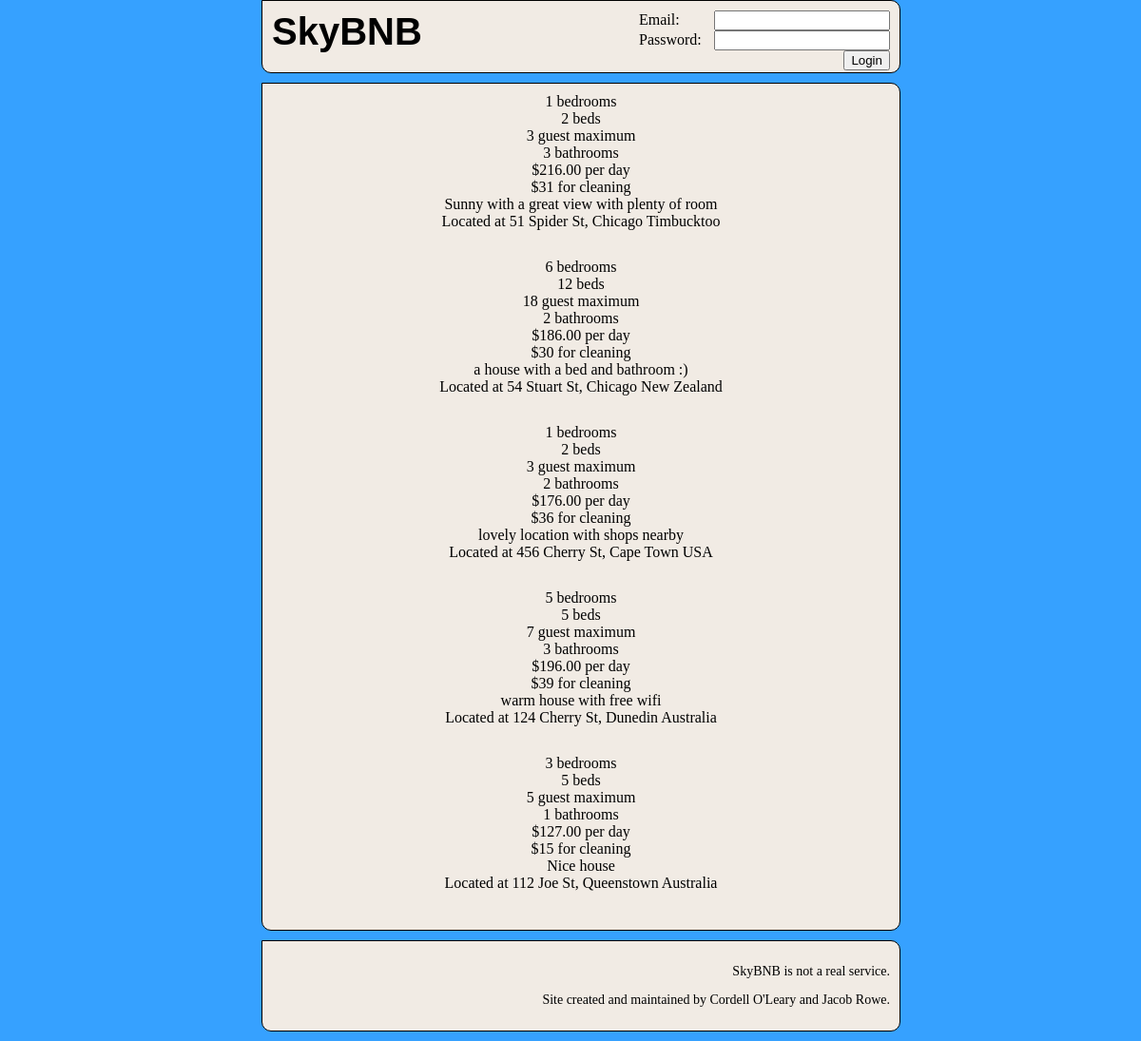
Screenshot of /webserver_files/www/home.php with the database file from the repository.
### tables this page shows
CREATE TABLE Houses (

  house_id int(255) AUTO_INCREMENT,

  bedrooms int(255) not null,
  
  beds int(255) not null,
  
  guest_limit int(255) not null,
  
  bathrooms int(255) not null,
  
  price_per_day decimal(65,2) not null,
  
  cleaning_fee int(255) not null,
  
  description varchar(600) not null,
  
  city varchar(100) not null,
  
  country varchar(100) not null,
  
  address varchar(150) not null,
  
  approved bool not null,

  PRIMARY KEY (house_id)

);

### webserver_files/www/home.php (the view, shortened to what this page needs)
<?php
$servername = "192.168.12.42";
$username = "adminprivilege";
$password = "password1239";
$dbname = "skybnb";
$conn = new mysqli($servername, $username, $password, $dbname);
include("header.php");
?>
    <main>
        <?php
        $sql = "SELECT * FROM Houses where(approved='false')";
        $result = $conn->query($sql);
        $obj = $result->fetch_object();
        while($obj != ""){
            echo "<ul class='house'>";
            echo "<li> $obj->bedrooms bedrooms</li>";
            echo "<li>$obj->beds beds</li>";
            echo "<li>$obj->guest_limit guest maximum</li>";
            echo "<li>$obj->bathrooms bathrooms</li>";
            echo "<li>$$obj->price_per_day per day</li>";
            echo "<li>$$obj->cleaning_fee for cleaning</li>";
            echo "<li>$obj->description</li>";
            echo "<li>Located at $obj->address, $obj->city $obj->country</li>";
            echo "</ul>";
            $obj = $result->fetch_object();
        }
        ?>
    </main>
<?php
include("footer.php");
?>

### webserver_files/www/style.css (style rules this page uses)
body { background-color: #36a1ff; width: 650px; margin: 0 auto; }
header, main, footer { padding: 10px; margin: 0 0 10px 0; border: 1px solid; border-radius: 0 10px 10px 10px; background-color: #f1EBE4; color: inherit; width: inherit; }
.house { list-style:none; margin:0 0 30px 0; padding:0; text-align: center; }

### rows the page displays
houses: bedrooms "1", beds "2", guest_limit "3", bathrooms "3", price_per_day "216.00", cleaning_fee "31", description "Sunny with a great view with plenty of room", address "51 Spider St", city "Chicago", country "Timbucktoo"
houses: bedrooms "6", beds "12", guest_limit "18", bathrooms "2", price_per_day "186.00", cleaning_fee "30", description "a house with a bed and bathroom :)", address "54 Stuart St", city "Chicago", country "New Zealand"
houses: bedrooms "1", beds "2", guest_limit "3", bathrooms "2", price_per_day "176.00", cleaning_fee "36", description "lovely location with shops nearby", address "456 Cherry St", city "Cape Town", country "USA"
houses: bedrooms "5", beds "5", guest_limit "7", bathrooms "3", price_per_day "196.00", cleaning_fee "39", description "warm house with free wifi", address "124 Cherry St", city "Dunedin", country "Australia"
houses: bedrooms "3", beds "5", guest_limit "5", bathrooms "1", price_per_day "127.00", cleaning_fee "15", description "Nice house", address "112 Joe St", city "Queenstown", country "Australia"
